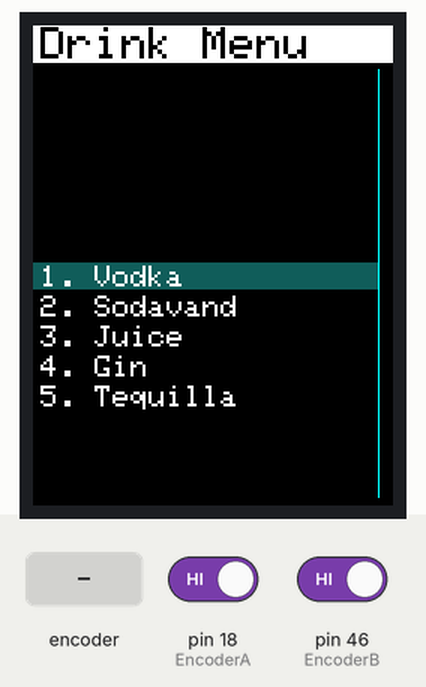
A sketch run on a simulated Arduino Mega 2560, built with avr-gcc and run on an emulated ATmega2560. Parts: 240×320 colour display. Inputs (shaded band) come from the test bench; at power-on: pin 18 (EncoderA) HIGH, pin 46 (EncoderB) HIGH. What the sketch prints to the serial monitor is not drawn.

Above: at 1.5 s.
1.6 s: rotary encoder on pin 18 (EncoderA) / pin 46 (EncoderB) turned 3 steps (first pin leading)
At 2.9 s:
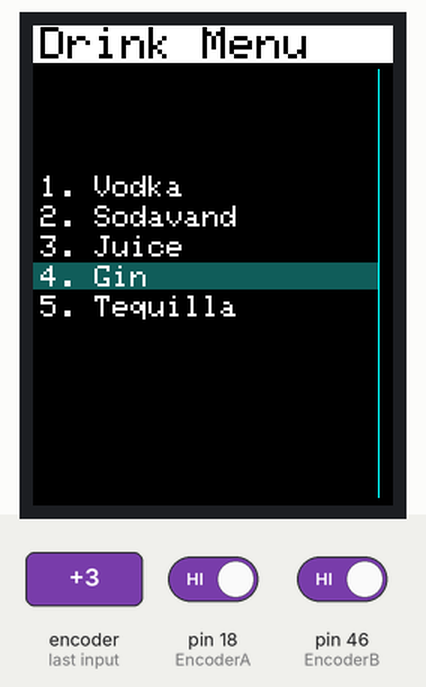
3.7 s: rotary encoder on pin 18 (EncoderA) / pin 46 (EncoderB) turned 1 step (first pin leading)
At 4.2 s:
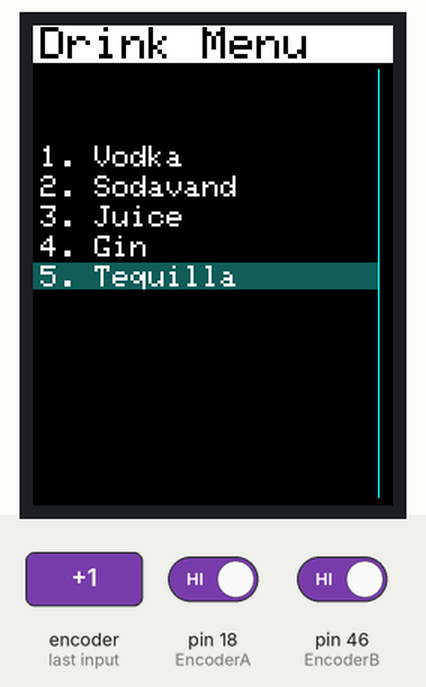
Timing chart, 0 to 6.7 s (numbered marks = the images above; inputs shaded):
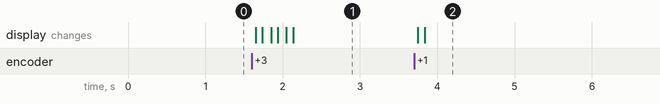

The sketch:

SimpleList1.ino
```cpp
/*
 * This test will try to scroll up and down a simple list using the rotary encoder.
 */

//---------- DISPLAY

#include "SPI.h"
#include "Adafruit_GFX.h"
#include "Adafruit_ILI9341.h"

// For the Adafruit shield, these are the default.
#define TFT_DC 9
#define TFT_CS 10

uint8_t headerFontSize = 3;
uint8_t textFontSize = 2;

//---------- ENCODER

#define EncoderA 18 //Encoder's A output
#define EncoderB 46 //Encoder's B output

volatile bool EncoderState; //State of A output
volatile bool EncoderChanged;  //True if encoder position was changed

// ----------- MISC
const unsigned int numberOfDrinks = 5;
String drinkListe[numberOfDrinks] = {"Vodka", "Sodavand", "Juice", "Gin", "Tequilla"}; //Max name size: 15
unsigned int currentDrinkSelected = 1;

Adafruit_ILI9341 tft = Adafruit_ILI9341(TFT_CS, TFT_DC);

void setup()
{
  pinMode(EncoderA, INPUT);
  pinMode(EncoderB, INPUT);
  attachInterrupt(digitalPinToInterrupt(18), EncoderTurnISR, RISING);

  Serial.begin(9600);
  tft.begin();
  tft.fillScreen(0);
  updateMenu();

}

void loop()
{
    getEncoderValue();
}

void getEncoderValue()
{
  //check if encoder was turned
  if(EncoderChanged)
  {
    EncoderChanged = false;

    if(EncoderState != digitalRead(EncoderB) && currentDrinkSelected != numberOfDrinks)
      currentDrinkSelected++;
    else if(EncoderState == digitalRead(EncoderB) && currentDrinkSelected != 1)
      currentDrinkSelected--;

   updateMenu();
   Serial.println(currentDrinkSelected);
  }
}

void updateMenu()
{
  uint8_t tftWidth = tft.width(); //240
  uint16_t tftHeight = tft.height(); //320
  const uint8_t textSpacing = 8*textFontSize+4;
  int16_t cursorHeight;
  tft.fillRect(0, 8*headerFontSize+2, tftWidth, tftHeight-(8*headerFontSize+2), 0);
  tft.fillRect(0, tftHeight/2-2, tftWidth-10, 7*textFontSize+4, 0x12EB);
  tft.setTextColor(0xFFFF);
  tft.setTextSize(textFontSize);
  for(int i= 1; i<=numberOfDrinks; i++)
  {
    //Drink can be between space of 0-320 (each require 16 + 4 between) Selected drink should be at middle height
    if(i < currentDrinkSelected)
    {
      cursorHeight = (tftHeight/2)-textSpacing*(currentDrinkSelected-i);
    }
    else if(i == currentDrinkSelected)
    {
       cursorHeight = (tftHeight/2);
    }
    else
    {
      cursorHeight = (tftHeight/2)+textSpacing*(i-currentDrinkSelected);
    }

    if(cursorHeight > -1 && cursorHeight < 321)
    {
      tft.setCursor(5, cursorHeight);
      tft.print(i);
      tft.print(". ");
      tft.print(drinkListe[i-1]);
    }

  }


  tft.fillRect(0, 0, tftWidth, 8*headerFontSize+1, 0xFFFF);
  tft.setCursor(5, 1); tft.setTextColor(0);  tft.setTextSize(headerFontSize);
  tft.println("Drink Menu");
  tft.drawFastVLine(tftWidth-10, 8*headerFontSize + 5, tftHeight-(8*headerFontSize+10), ILI9341_CYAN);
}

void EncoderTurnISR()
{
  EncoderChanged = true;
  EncoderState = digitalRead(EncoderA);
}
```

Measured:
- after the input at 1.6 s, the display: first changes after 0.05 s (image 1 shows a later state)
- after the input at 3.7 s, the display: first changes after 0.05 s (image 2 shows a later state)
